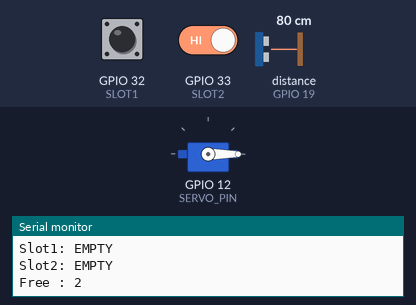
This sketch was run on a simulated ESP32. Shown: servo, the last lines printed to the serial monitor. Wiring (inferred from the names in the program): ultrasonic range finder: trigger GPIO 18; echo GPIO 19. Inputs (shaded band) come from the test bench; at power-on: distance to the obstacle (sensor on GPIO 19) 80 cm, GPIO 33 (SLOT2) HIGH, GPIO 32 (SLOT1) HIGH. The echo pulse lasts 58.3 µs per cm; WiFi joins after 1.5 s; servers stay silent unless stated; no MQTT or app messages arrive unless stated.

Above: at 2.7 s.
2.8 s: distance to the obstacle (sensor on GPIO 19) set to 6 cm
5.5 s: distance to the obstacle (sensor on GPIO 19) set to 3 cm
At 6.8 s:
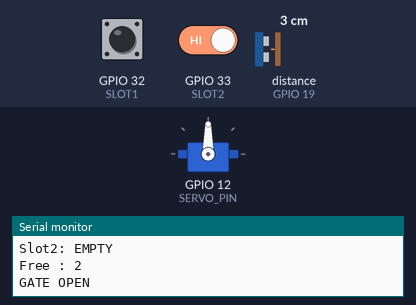
11.7 s: GPIO 33 (SLOT2) driven HIGH
Timing chart, 0 to 15.3 s (numbered marks = the images above; inputs shaded):
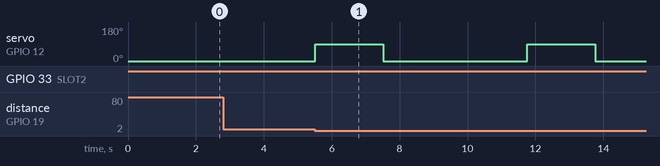

The sketch:

esp32_parking.ino
```cpp
#include <WiFi.h>
#include <WiFiClientSecure.h>
#include <PubSubClient.h>
#include <ESP32Servo.h>

// ================= WIFI =================
const char* ssid = "dinaraaa";
const char* password = "88888888";

// ================= MQTT (HiveMQ Cloud) =================
const char* mqtt_server = "";
const int mqtt_port = 8883;
const char* mqtt_user = "";
const char* mqtt_pass = "";

// ================= PIN SLOT =================
#define SLOT1 32
#define SLOT2 33

// ================= HC-SR04 =================
#define TRIG 18
#define ECHO 19

// ================= SERVO =================
#define SERVO_PIN 12
Servo gateServo;

// ================= MQTT =================
WiFiClientSecure espClient;
PubSubClient client(espClient);

// ================= STATE =================
int prev_s1 = -1;
int prev_s2 = -1;
int prev_freeSlot = -1;
bool prevFullState = false;

// ================= TIMING =================
unsigned long lastGate = 0;
const int gateCooldown = 4000;

// ================= WIFI CONNECT =================
void setup_wifi() {
  WiFi.begin(ssid, password);
  while (WiFi.status() != WL_CONNECTED) delay(500);
}

// ================= MQTT CONNECT =================
void reconnect() {
  while (!client.connected()) {
    client.connect("ESP32_PARKING", mqtt_user, mqtt_pass);
  }
}

// ================= ULTRASONIC =================
long readDistance() {
  digitalWrite(TRIG, LOW);
  delayMicroseconds(2);
  digitalWrite(TRIG, HIGH);
  delayMicroseconds(10);
  digitalWrite(TRIG, LOW);

  long duration = pulseIn(ECHO, HIGH, 30000);
  if (duration == 0) return -1;

  return duration * 0.034 / 2;
}

// ================= SETUP =================
void setup() {
  pinMode(SLOT1, INPUT);
  pinMode(SLOT2, INPUT);

  pinMode(TRIG, OUTPUT);
  pinMode(ECHO, INPUT);

  gateServo.attach(SERVO_PIN);
  gateServo.write(0);

  Serial.begin(115200);

  setup_wifi();

  espClient.setInsecure();
  client.setServer(mqtt_server, mqtt_port);
}

// ================= LOOP =================
void loop() {

  if (!client.connected()) reconnect();
  client.loop();

  // ================= SLOT READ =================
  int s1 = (digitalRead(SLOT1) == LOW) ? 1 : 0;
  int s2 = (digitalRead(SLOT2) == LOW) ? 1 : 0;
  int freeSlot = 2 - (s1 + s2);

  // ================= MQTT PUBLISH =================
  char msg[10];

  sprintf(msg, "%d", s1);
  client.publish("parking/slot1", msg);

  sprintf(msg, "%d", s2);
  client.publish("parking/slot2", msg);

  sprintf(msg, "%d", freeSlot);
  client.publish("parking/free", msg);

  client.publish("parking/status", (freeSlot == 0) ? "FULL" : "AVAILABLE");

  // ================= SERIAL ONLY ON CHANGE =================
  if (s1 != prev_s1 || s2 != prev_s2 || freeSlot != prev_freeSlot) {

    Serial.println("===== UPDATE PARKING =====");
    Serial.print("Slot1: "); Serial.println(s1 ? "FULL" : "EMPTY");
    Serial.print("Slot2: "); Serial.println(s2 ? "FULL" : "EMPTY");
    Serial.print("Free : "); Serial.println(freeSlot);

    prev_s1 = s1;
    prev_s2 = s2;
    prev_freeSlot = freeSlot;
  }

  // ================= GATE CONTROL =================
  long dist = readDistance();

  if (dist > 0 && dist <= 3) {

    bool currentFullState = (freeSlot == 0);

    if (currentFullState && !prevFullState) {
      Serial.println("PARKING FULL!");
    }

    prevFullState = currentFullState;

    if (!currentFullState) {
      if (millis() - lastGate > gateCooldown) {

        Serial.println("GATE OPEN");
        gateServo.write(90);
        delay(2000);
        gateServo.write(0);
        Serial.println("GATE CLOSE");

        lastGate = millis();
      }
    }
  }

  delay(300);
}
```

Measured:
- the behaviour switches between 5 and 4 cm on distance to the obstacle (sensor on GPIO 19) (found by bisection; images 0 and 1)
- after the input at 2.8 s, every drawn part: stays the same
- after the input at 5.5 s, servo on GPIO 12 (SERVO_PIN): 0° → 90° at once, → 0° 2.0 s later
